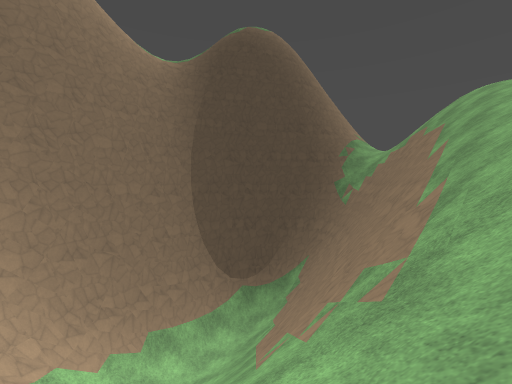
View 1 (above)

14 first-person views from a walk through a 3-D level made in the Godot game engine. The camera is 1.3 m above the floor, tilts 2° down and sees 90° across. The floor is counted in squares, 2 m on a side. Each view is taken from the middle of a square. On the plan, view 1 faces up. The plan holds only what a view shows up to about 9 squares ahead; the rest is blank. The place goes on beyond the plan. Surface patterns are stand-ins for the level's own textures.

View 2
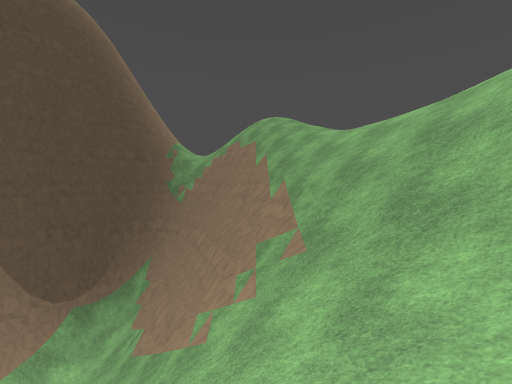

View 3
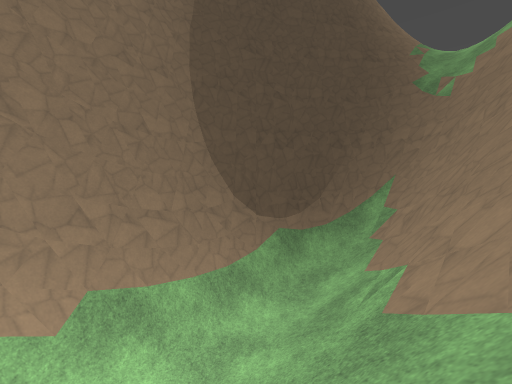

View 4
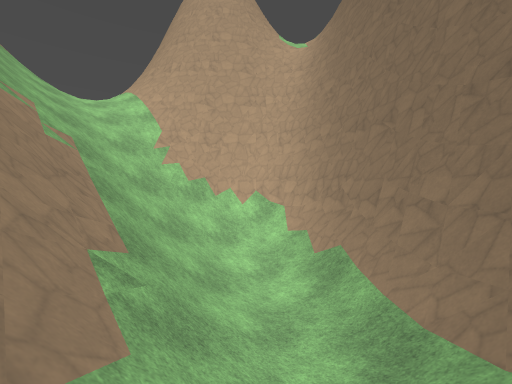

View 5
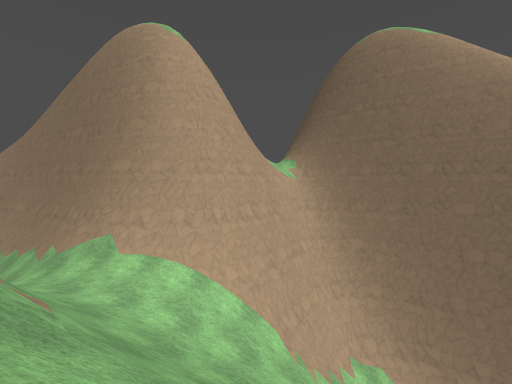

View 6
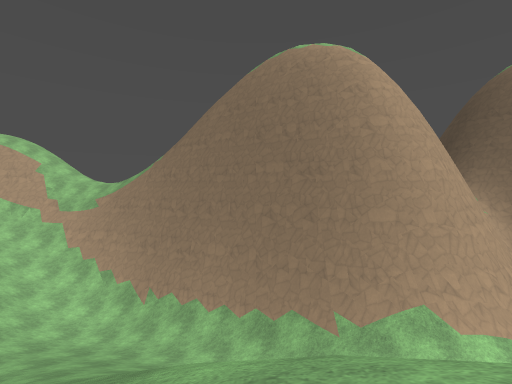

View 7
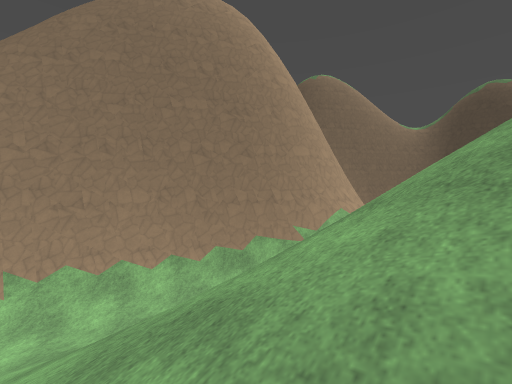

View 8
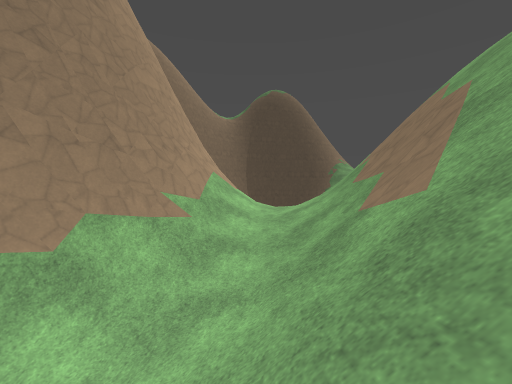

View 9
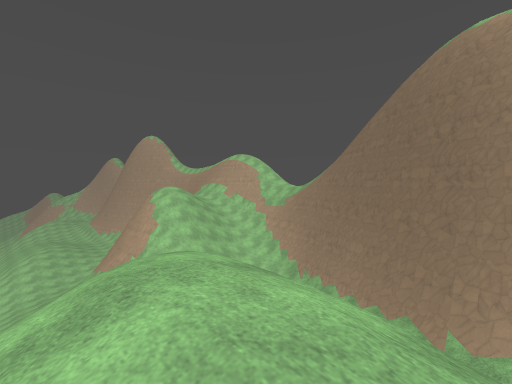

View 10
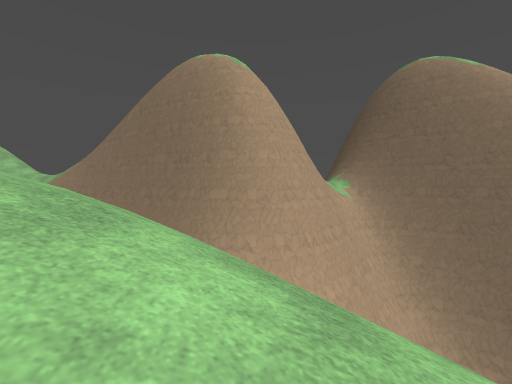

View 11
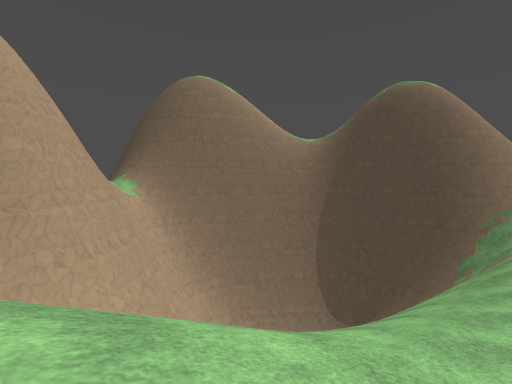

View 12
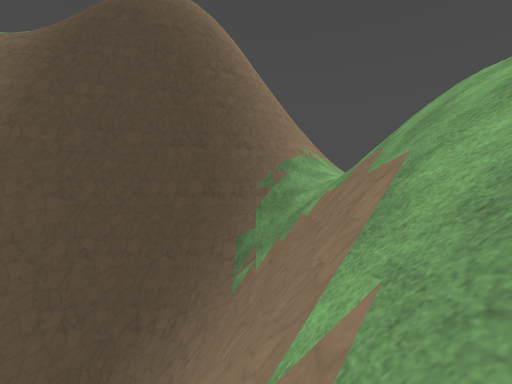

View 13
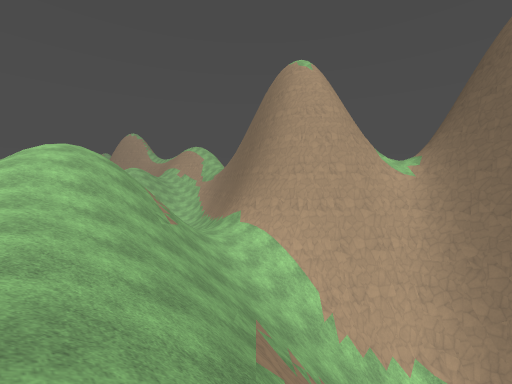

View 14
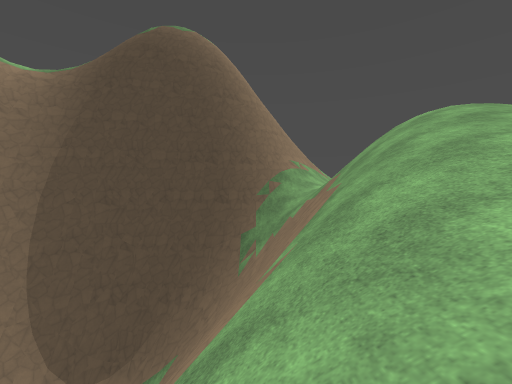

### Floor plan
Key: @ floor where view 1 was taken; # wall or solid block; . main floor; : floor 0.75 m higher than the main floor; + floor 1.5 m higher than the main floor; * floor 5.5 m higher than the main floor; - floor 7.25 m lower than the main floor; % floor 8.75 m higher than the main floor; / step, stairs or slope; = window, fence, low wall or low ledge; v drop or lower ground.
Columns run from 7 left of view 1 to 5 right of it. Each row starts with its distance up from view 1.
 14           ###
 13         ####/
 12          vvv/
 11          #vv/
 10      #####vv/
  9      ##//##vv
  8     ##//## vv
  7    ##///# vvv
  6    #/-/=# vv/
  5    #///=#vv//
  4    #///=#v///
  3    ##///#=///
  2    ##///////*
  1     #///////*
  0     #//@/////
 -1     #////////
 -2     #////////
 -3    ##// /////
 -4    ##//=v //
 -5    #/+/#v/%/
 -6   ##//##//%/
 -7   #/:/=/////
 -8  ##/:// //
 -9  #/./////
-10 ##/./////
-11 #/.//////

Where each view was taken, in squares from view 1:
view 1: 0 up, 0 right, facing up
view 2: 0 up, 2 left, facing up-right
view 3: 4 up, 1 left, facing up
view 4: 9 up, 1 right, facing down-left
view 5: 1 up, 4 right, facing left
view 6: 7 down, 3 right, facing left
view 7: 11 down, 1 right, facing up-left
view 8: 9 down, 2 left, facing up
view 9: 4 down, 4 right, facing down-left
view 10: 2 down, 5 right, facing left
view 11: 2 down, 5 right, facing up-left
view 12: 5 up, 4 right, facing up
view 13: 6 up, 5 right, facing down-left
view 14: 3 up, 4 right, facing up
